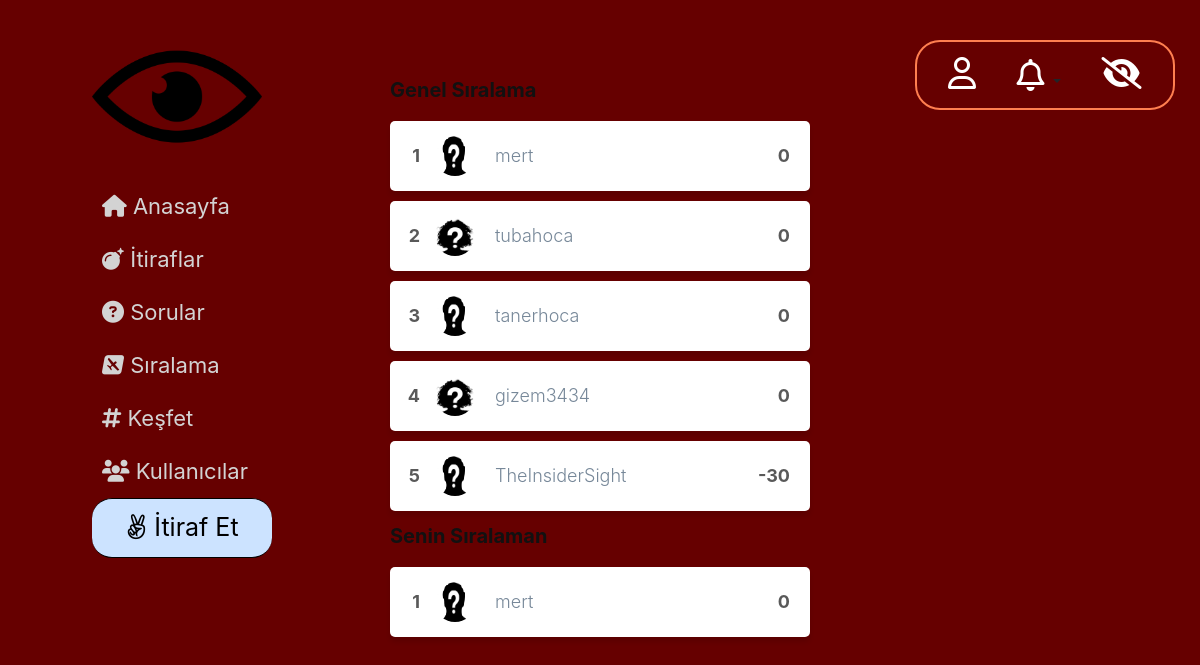
Screenshot of /sıralama/ (signed in) with the database file from the repository.
### website/models.py (models this page shows, shortened)
class UserProfile(models.Model):
    GENDER = (
        ('E', 'Erkek'),
        ('K', 'Kadın'),
    )
    FACULTY = (
        ('Mühendislik', 'Mühendislik'),
        ('Mimarlık', 'Mimarlık'),
        ('Fen-Edebiyat', 'Fen-Edebiyat'),
        ('İktisadi-İdari', 'İktisadi-İdari'),
        ('Güzel Sanatlar', 'Güzel Sanatlar')
    )
    gender = models.CharField(max_length=1, choices=GENDER)
    faculty = models.CharField(max_length=20, choices=FACULTY)
    birthdate = models.DateField()
    createdat = models.DateField()
    following = models.ManyToManyField('self', symmetrical=False, through='Follower_List')
    postCount = models.IntegerField(blank=True, null=True)
    point = models.IntegerField(default=0)
    user = models.ForeignKey(User, on_delete=models.CASCADE)
    def get_profile_url(self):
        return f"/profil/{self.pk}/"

### website/views.py (called while the page is built)
def my_login_required(function):
    def wrapper(request, *args, **kw):
        user = request.user
        if not user.is_authenticated:
            return redirect('login')
        else:
            return function(request, *args, **kw)
    return wrapper

def getNotifications(request):
    if request.user.is_anonymous:
        return {}
    n = Notification.objects.all().filter(recipient=request.user)
    for notif in n:
        print(notif)
    return {
        'notification_list': n,
        'count': n.count(),
    }

@my_login_required
def leader_board_view(request):
    point_list = UserProfile.objects.all().order_by("-point")
    user_profile = UserProfile.objects.get(user=request.user)
    index_list = (*point_list,)
    index = index_list.index(user_profile) + 1
    page = request.GET.get('page', 1)
    paginator = Paginator(point_list, 5)
    try:
        point_list = paginator.page(page)
    except PageNotAnInteger:
        point_list = paginator.page(1)
    except EmptyPage:
        point_list = paginator.page(paginator.num_pages)
    context = {'index': index,
               'user_info': user_profile,
               'point_list': point_list
               }
    return render(request, 'siralama.html', context)

### templates/siralama.html (shortened to what this page needs)
{% extends 'base.html' %}
{% block head %}
    {% load static %}
    <link rel="stylesheet" type="text/css" href="{% static 'css/sıralama.css' %}">
{% endblock %}
{% block content %}
     <div id="table">
                <ul class="leader">
                 <p class="tex">Genel Sıralama</p>
        {% for user in point_list  %}
                    <li>
                        <span class="list_num">{{ forloop.counter}}</span>
                        {% ifequal user.gender "E"  %}
              <img src="{% static 'media/erkek.png' %}" alt="profil resmi">
          {% endifequal %}
      {% ifequal user.gender  "K" %}
              <img src="{% static 'media/kadın.jpg' %}" alt="profil resmi">
          {% endifequal %}
                      <a style="color:lightslategrey" href="{{ user.get_profile_url }}">  <h2>{{user.user.username}}<span class="number">{{ user.point }}</span></h2>
                          </a>
                    </li>
                {% endfor %}
                <div class="your_index">
                    <p class="tex">Senin Sıralaman</p>
                 <li>
                        <span class="list_num">{{ index}}</span>
                         {% ifequal user_info.gender "E"  %}
              <img src="{% static 'media/erkek.png' %}" alt="profil resmi">
          {% endifequal %}
                      <a style="color:lightslategrey" href="{{ user_info.get_profile_url }}">   <h2>{{user_info.user.username}}<span class="number">{{ user_info.point }}</span></h2>
                         </a>
                    </li>
                </div>
                </ul>
</div>
{% endblock %}

### website/static/css/sıralama.css (style rules this page uses)
*, *:before, *:after { box-sizing: border-box; }
.your_index { position: relative; }
.tex { font-size: 20px; font-weight: bold; color:#111111; }
.leader { position :relative; top:75px; list-style-type: none; padding: 0; margin: 0 auto; width: 420px; height: 390px; }
.leader li { background-color: #fff; border-radius: 5px; height: 70px; margin-bottom: 10px; overflow: hidden; box-shadow: 0 5px 5px rgba(0, 0, 0, 0.1); }
.leader li .list_num { float: left; line-height: 40px; font-size: 18px; color: rgba(0, 0, 0, 0.65); margin: 15px; font-weight: bold; width: 20px; text-align: right; margin-left: 10px; }
.leader li h2 { display: block; margin: 0; font-size: 18px; line-height: 40px; font-weight: 300; margin-top: 15px; padding-right: 20px; }
.leader li h2 .number { float: right; font-weight: bold; color: rgba(0, 0, 0, 0.65); transition: color 0.3s; }
.leader li img { width: 40px; height: 40px; float: left; margin: 15px 20px; margin-left: 0; border-radius: 100%; }

### rows the page displays
UserProfile: user.username "mert", point "0"
UserProfile: user.username "tubahoca", point "0"
UserProfile: user.username "tanerhoca", point "0"
UserProfile: user.username "gizem3434", point "0"
UserProfile: user.username "TheInsiderSight", point "-30"

### other values shown
{{ index }} "1"
